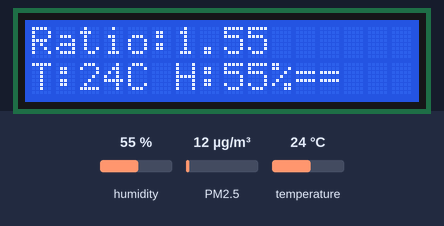
Recording of a sketch running on a simulated Arduino Uno, built with avr-gcc and run on an emulated ATmega328P. On the bench: 16×2 character LCD. Wiring (inferred from the names in the program): dust sensor: data pin 8. Inputs (shaded band) come from the test bench; at power-on: temperature 24 °C, PM2.5 12 µg/m³, humidity 55 %. What the sketch prints to the serial monitor is not drawn.

Above: at 3.8 s.
3.9 s: temperature set to 4 °C
At 6.8 s:
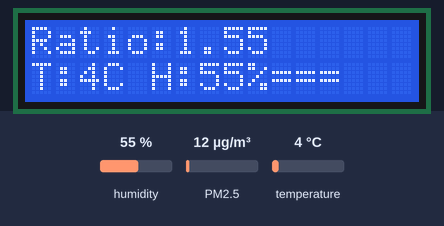
7.9 s: PM2.5 set to 6 µg/m³
At 10.4 s:
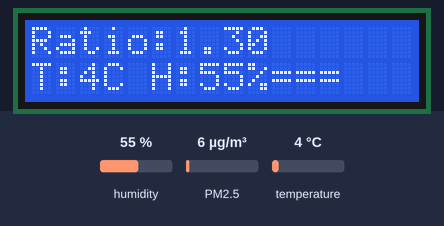
14.3 s: humidity set to 22 %
At 16.5 s:
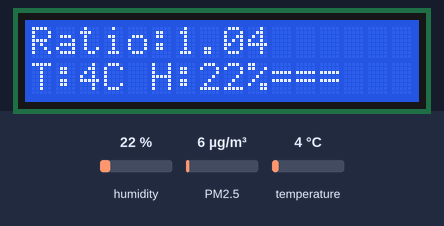
17.5 s: PM2.5 set to 75 µg/m³
At 20.1 s:
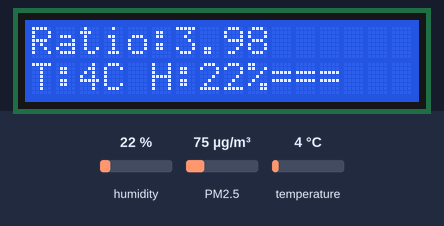
23.9 s: humidity set to 40 %
At 26.2 s:
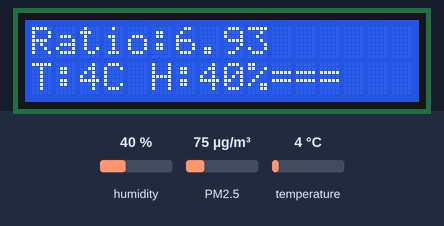
27.1 s: PM2.5 set to 150 µg/m³
At 29.8 s:
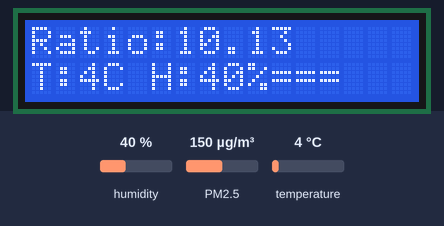
Timing chart, 0 to 31.3 s (numbered marks = the images above; inputs shaded):
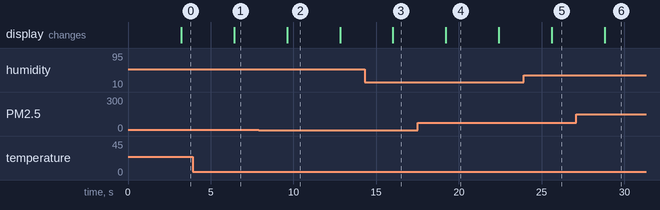

The sketch:

sketch_jun06a.ino
```cpp
#include <dht.h>
#include<string.h>
#include <LiquidCrystal.h>

//byte buff[2];
int pin = 8;//DSM501A input D8
# define RELAY1 10
# define RELAY2 11
# define RELAY3 12
float duration;
float starttime;
float endtime;
float sampletime_ms = 3000;
float lowpulseoccupancy = 0;
float ratio = 0;
float concentration = 0;

int i=0;
int flag = 0;

#define dataPin 9 // Defines pin number to which the sensor is connected
dht DHT; // Creats a DHT object

LiquidCrystal lcd(1, 2, 4, 5, 6, 7);

struct Trend{
  float data[6]={0,0,0,0,0,0};
  float data1=0;
  float data2=0;
  float data3=0;
  float data4=0;
  float data5=0;
  float data6=0;

  float gap[5];
  float gap1 = data2 - data1;
  float gap2 = data3 - data2;
  float gap3 = data4 - data3;
  float gap4 = data5 - data4;
  float gap5 = data6 - data5;

  int up_count = 0;
  int down_count = 0;
  int stable_count = 0;
  }trend;


void setup() {
  lcd.begin(16,2); // Initializes the interface to the LCD screen, and specifies the dimensions (width and height) of the display
  Serial.begin(9600);
  pinMode(8,INPUT);
 // pinMode(RELAY1,OUTPUT);
 // pinMode(RELAY2,OUTPUT);
 // pinMode(RELAY3,OUTPUT);

  starttime = millis();

}
void loop() {
  //digitalWrite(RELAY1,LOW);
  //digitalWrite(RELAY2,LOW);
  //digitalWrite(RELAY3,LOW);

  duration = pulseIn(pin, LOW);
  lowpulseoccupancy += duration;
  endtime = millis();

  if ((endtime-starttime) > sampletime_ms)
  {
  int readData = DHT.read22(dataPin); // Reads the data from the sensor
  float plot[3];
  float t = DHT.temperature; // Gets the values of the temperature
  plot[0] = t;
  float h = DHT.humidity; // Gets the values of the humidity
  plot[1] = h;

    if (trend.data[0] == 0)
    trend.data[0] = h;
    else if(trend.data[1] == 0)
    trend.data[1] = h;
    else if (trend.data[2] == 0)
    trend.data[2] = h;
    else if (trend.data[3] == 0)
    trend.data[3] = h;
    else if (trend.data[4] == 0)
    trend.data[4] = h;
    else if (trend.data[5] == 0){
    trend.data[5] = h;
  for (i=0; i<5 ; i++){
    trend.gap[i] = trend.data[i+1] - trend.data[i];
    if (trend.gap[i] > 0.1)
      trend.up_count++;
    else if (trend.gap[i] < -0.1)
      trend.down_count++;
    else
      trend.stable_count++;
      }
  if (trend.up_count >=  trend.down_count){
    if (trend.up_count > trend.stable_count)
    flag = 1;
    else
    flag = 0;
    } else if (trend.up_count <  trend.down_count)
    if (trend.down_count > trend.stable_count)
    flag = -1;
    else
    flag = 0;
    }

    else if (trend.data[5]!= 0){
      for (i=0;i<6;i++)
      trend.data[i] = 0;

       trend.up_count=0;
       trend.down_count=0;
       trend.stable_count=0;

      }
      /*
    Serial.println(trend.data[0]);
    Serial.println(trend.data[1]);
    Serial.println(trend.data[2]);
    Serial.println(trend.data[3]);
    Serial.println(trend.data[4]);
    Serial.println(trend.data[5]);

     Serial.println("gaps:");
     Serial.println(trend.gap[0]);
     Serial.println(trend.gap[1]);
     Serial.println(trend.gap[2]);
     Serial.println(trend.gap[3]);
     Serial.println(trend.gap[4]);
     Serial.println("counts:");
     Serial.println(trend.up_count);
     Serial.println(trend.down_count);
     Serial.println(trend.stable_count);

    Serial.println("\n");

*/
    /*
    Serial.print("duration:");
    Serial.print(duration);
    Serial.print("\n");
    Serial.print("lowpulseoccupancy:");
    Serial.print(lowpulseoccupancy);
    Serial.print("\n");
    */
    ratio = (lowpulseoccupancy-endtime+starttime + sampletime_ms)/(sampletime_ms*10.0);  // Integer percentage 0=>100
    plot[2] = ratio;
    Serial.println(plot[0]);
    Serial.println(plot[1]);
    Serial.println(plot[2]);


    concentration = 1.1*pow(ratio,3)-3.8*pow(ratio,2)+520*ratio+0.62; // using spec sheet curve
   // Serial.print("Dust Ratio:");
  //  Serial.print(ratio);
   lcd.setCursor(0,0);
    lcd.print("Ratio:");
    lcd.print(ratio);
   // delay(2000);
   // Serial.print("\n");
    //Serial.print("DSM501A:");
    //Serial.println(concentration);
   // Serial.print("\n");

    lowpulseoccupancy = 0;
    starttime = millis();
  lcd.setCursor(0,1);
  lcd.print("T:"); // Prints string "Temp." on the LCD
  lcd.print(t,0); // Prints the temperature value from the sensor
  lcd.print("C");


  lcd.print(" H:");
  lcd.print(h,0);
  lcd.print("%");
  if (flag == -1){
    lcd.print("<<");
   // Serial.println("<<");
  }
  if (flag == 0){
    lcd.print("==");
    //Serial.println("==");
  }
  if (flag == 1){
    lcd.print(">>");
    //Serial.println(">>");
  }
    }

  }
```

Measured:
- after the input at 3.9 s, the display: changes after 2.5 s (image 1)
- after the input at 7.9 s, the display: changes after 1.7 s (image 2)
- after the input at 14.3 s, the display: changes after 1.7 s (image 3)
- after the input at 17.5 s, the display: changes after 1.7 s (image 4)
- after the input at 23.9 s, the display: changes after 1.7 s (image 5)
- after the input at 27.1 s, the display: changes after 1.7 s (image 6)
- what the display in image 2 shows lasts 3.2 s, from 9.6 s to 12.8 s
